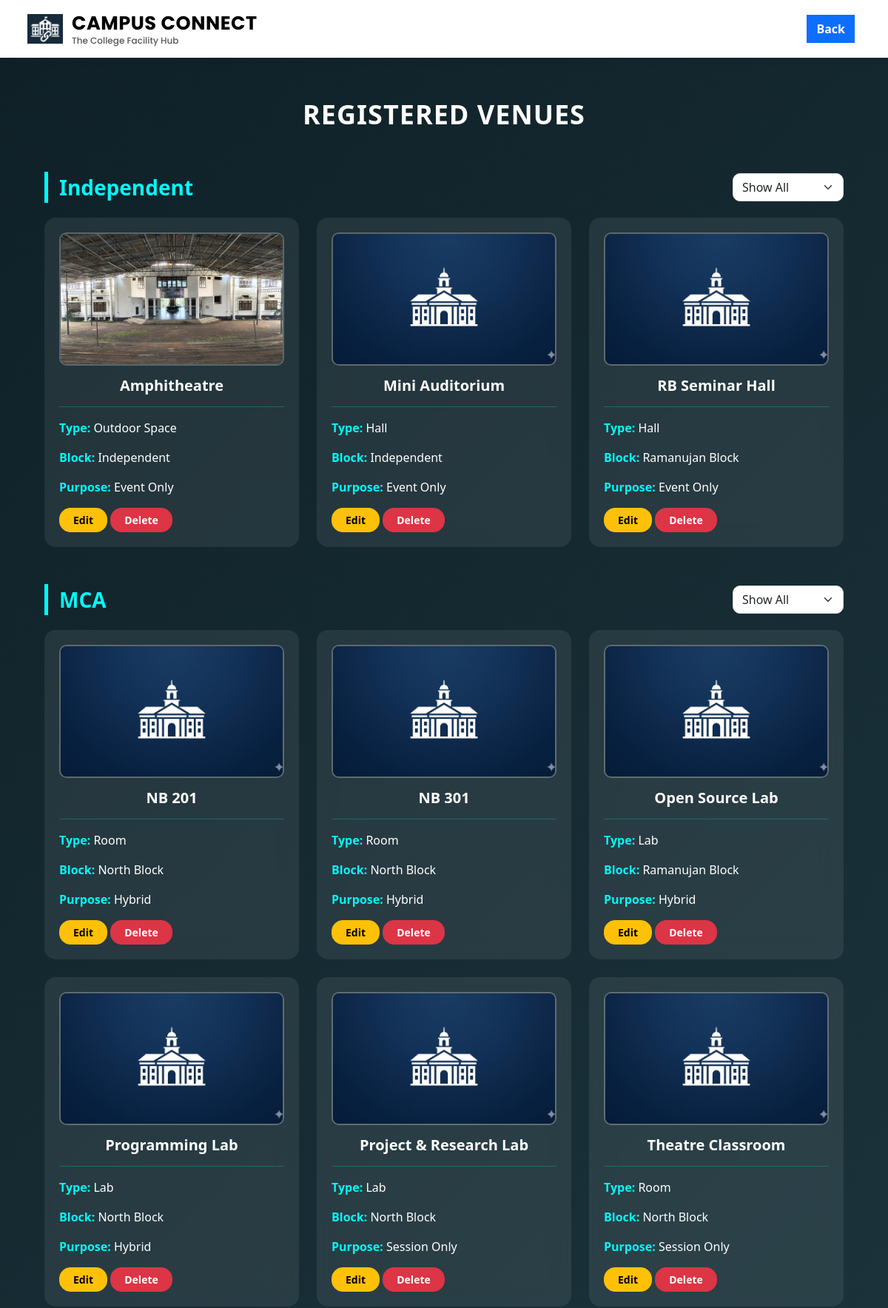
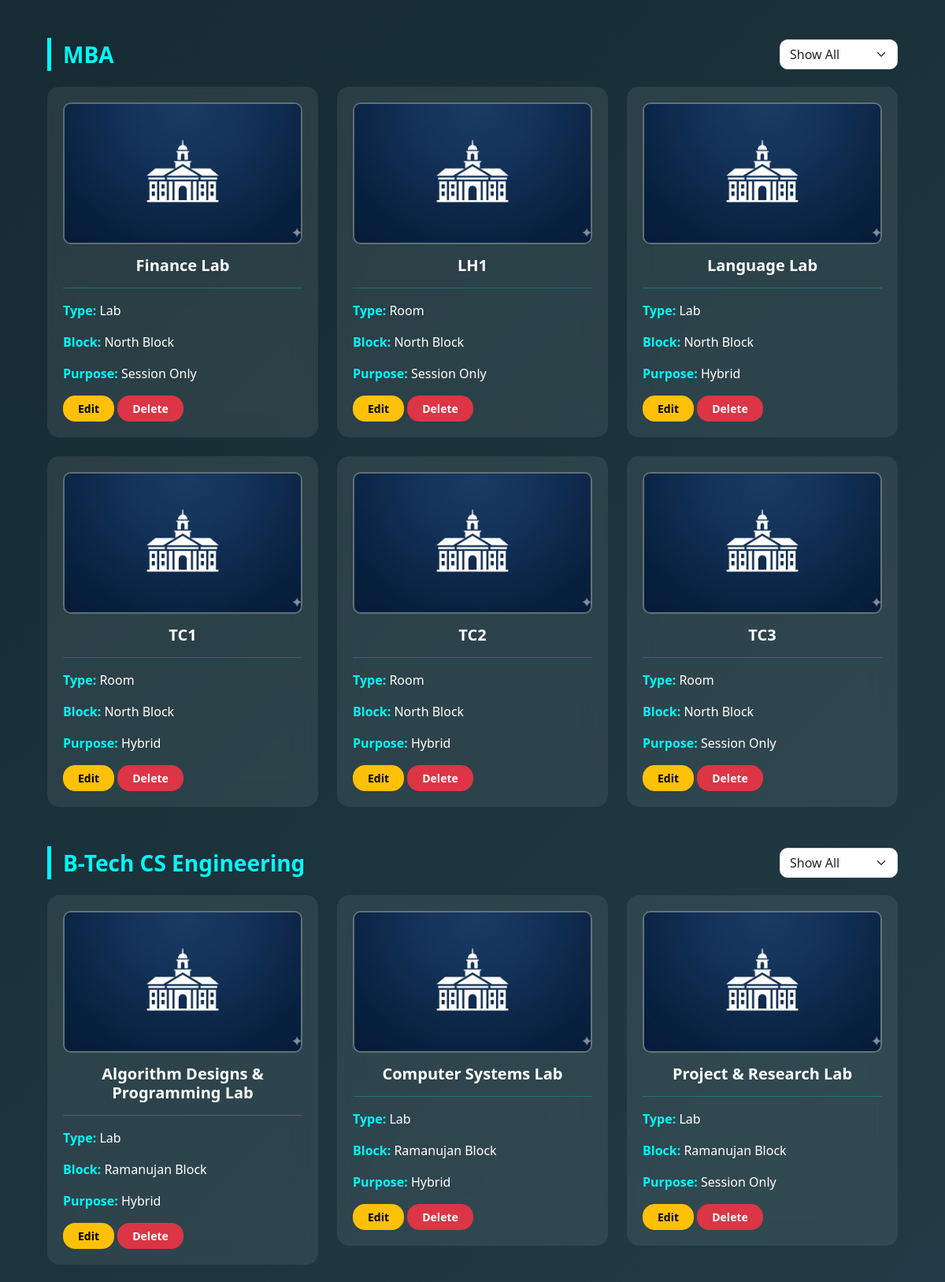
/admin/view_venues (signed in, upper part), run on the app's committed database (2 pictures, top to bottom).
### tables this page shows
CREATE TABLE venues (
        venue_id INTEGER PRIMARY KEY AUTOINCREMENT,
        name TEXT NOT NULL,
        type TEXT NOT NULL,
        department TEXT NOT NULL,
        block TEXT NOT NULL,
        photo TEXT,
        purpose TEXT NOT NULL,
        created_at TIMESTAMP DEFAULT CURRENT_TIMESTAMP
    );

### app.py (the view)
@app.route('/admin/view_venues')
def admin_view_venues():
    if 'user_id' not in session or session['role'] != 'admin':
        return redirect('/login')
    conn = get_connection()
    cursor = conn.cursor()
    cursor.execute("""
        SELECT *
        FROM venues
        ORDER BY department, name
    """)
    venues = cursor.fetchall()
    conn.close()
    categorized = {
        "Independent": [],
        "MCA": [],
        "MBA": [],
        "B-Tech CS Engineering": [],
        "B-Tech Mechanical Engineering": [],
        "B-Tech E&E Engineering": []
    }
    for v in venues:
        dept = v['department']
        if dept in categorized:
            categorized[dept].append(v)
    return render_template(
        "admin_view_venues.html",
        categorized=categorized
    )

### app.py (called while the page is built)
def get_connection():
    conn = sqlite3.connect("campus_connect.db")
    conn.row_factory = sqlite3.Row
    conn.execute("PRAGMA foreign_keys = ON")  # 🔥 ensure cascade always works
    return conn

### templates/admin_view_venues.html (shortened to what this page needs)
<!DOCTYPE html>
<html lang="en">
<head>
    <link href="https://cdn.jsdelivr.net/npm/bootstrap@5.3.2/dist/css/bootstrap.min.css" rel="stylesheet">
    <link rel="stylesheet" href="{{ url_for('static', filename='css/style.css') }}">
</head>
<body class="p-5">
<nav class="navbar navbar-expand-lg navbar-light custom-navbar fixed-top">
    <div class="container-fluid">
        <div class="navbar-brand d-flex align-items-center">
            <img src="{{ url_for('static', filename='images/logo.png') }}" class="logo-img">
            <div class="brand-text">
                <span class="brand-title">CAMPUS CONNECT</span>
                <span class="brand-tagline">The College Facility Hub</span>
            </div>
        </div>
        <div class="ms-auto">
            <a href="{{ url_for('admin_manage_venues') }}" class="btn btn-primary me-2"><b>Back</b></a>
        </div>
    </div>
</nav>
<div class="dashboard-title">
    <b>REGISTERED VENUES</b>
</div>
<div class="container">
{% for department, venues in categorized.items() %}
    <div class="category-header">
        <div class="category-title">
            {{ department }}
        </div>
        <select class="form-select filter-select"
            onchange="filterVenues(this, '{{ department|replace(' ','_') }}')">
            <option value="all">Show All</option>
        </select>
    </div>
    <div class="row g-4 venue-group" id="group-{{ department|replace(' ','_') }}">
    {% if venues %}
        {% for venue in venues %}
            {% if venue.type in ['Room','Lab','Hall','Outdoor Space'] %}
            <div class="col-md-4 venue-item" data-type="{{ venue.type }}">
                <div class="venue-card">
                    {% if venue.photo %}
                        <img src="{{ url_for('static', filename='uploads/' + venue.photo) }}" class="venue-img">
                    {% else %}
                        <img src="{{ url_for('static', filename='images/default-venue.png') }}" class="venue-img">
                    {% endif %}
                    <div class="mb-2 text-center">
                        <h5><b>{{ venue.name }}</b></h5>
                    </div>
                    <hr style="border-color: #03f8f8;">
                    <p><font color="#03f8f8"><b>Type:</b></font> {{ venue.type }}</p>
                    <p><font color="#03f8f8"><b>Block:</b></font> {{ venue.block }}</p>
                    <p><font color="#03f8f8"><b>Purpose:</b></font> {{ venue.purpose }}</p>
                    <a href="{{ url_for('admin_edit_venue', venue_id=venue.venue_id) }}" class="btn btn-warning btn-custom">
                        <b>Edit</b>
                    </a>
                    <button class="btn btn-danger btn-custom" onclick="openDeleteModal('{{ url_for('delete_venue', id=venue.venue_id) }}')">
                        <b>Delete</b>
                    </button>
                </div>
            </div>
            {% endif %}
        {% endfor %}
    {% else %}
        <p class="ms-3 text-light">No venues in this department.</p>
    {% endif %}
    </div>
{% endfor %}
</div>
</body>
</html>

### static/css/style.css (style rules this page uses)
body { margin: 0; padding: 0; font-family: 'Segoe UI', Tahoma, Geneva, Verdana, sans-serif; }
.custom-navbar { background-color: #ffffff; padding: 10px 25px; box-shadow: 0 2px 10px rgba(0, 0, 0, 0.08); z-index: 1000; }
.logo-img { width: 48px; height: 48px; object-fit: contain; margin-right: 12px; }
.brand-text { display: flex; flex-direction: column; line-height: 1.1; }
.brand-title { font-family: 'Poppins', sans-serif; font-size: 1.6rem; font-weight: 700; color: black; letter-spacing: 0.5px; }
.brand-tagline { font-size: 0.75rem; font-family: 'Poppins', sans-serif; font-weight: 500; color: #555; margin-top: 3px; }
.btn { border-radius: 0 !important; font-family: 'Segoe UI', Tahoma, Geneva, Verdana, sans-serif; }

### templates/admin_view_venues.html (style rules this page uses)
body { font-family: 'Segoe UI', Tahoma, Geneva, Verdana, sans-serif; background: linear-gradient(135deg,#0f2027,#203a43,#2c5364); min-height: 100vh; color: white; }
.dashboard-title { font-weight: 700; font-size: 36px; text-align: center; margin-top: 80px; margin-bottom: 50px; letter-spacing: 1px; }
.category-header { display: flex; justify-content: space-between; align-items: center; margin-top: 50px; margin-bottom: 20px; }
.category-title { font-size: 28px; font-weight: 700; color: #03f8f8; border-left: 5px solid #03f8f8; padding-left: 15px; margin: 0; }
.venue-card { background: rgba(255,255,255,0.08); backdrop-filter: blur(15px); border-radius: 15px; padding: 20px; transition: 0.3s ease; text-align: left; }
.venue-img { border-radius: 10px !important; width: 100%; height: 180px; object-fit: cover; margin-bottom: 15px; border: 2px solid rgba(255,255,255,0.25); }
.filter-select { width: 150px; border-radius: 10px; }
.btn-custom { border-radius: 15px !important; padding: 5px 18px; font-size: 14px; }

### data on the page
venues: photo (picture), name "Amphitheatre", type "Outdoor Space", block "Independent", purpose "Event Only"
venues: name "Mini Auditorium", type "Hall", block "Independent", purpose "Event Only"
venues: name "RB Seminar Hall", type "Hall", block "Ramanujan Block", purpose "Event Only"
venues: name "NB 201", type "Room", block "North Block", purpose "Hybrid"
venues: name "NB 301", type "Room", block "North Block", purpose "Hybrid"
venues: name "Open Source Lab", type "Lab", block "Ramanujan Block", purpose "Hybrid"
venues: name "Programming Lab", type "Lab", block "North Block", purpose "Hybrid"
venues: name "Project & Research Lab", type "Lab", block "North Block", purpose "Session Only"
venues: name "Theatre Classroom", type "Room", block "North Block", purpose "Session Only"
venues: name "Finance Lab", type "Lab", block "North Block", purpose "Session Only"
venues: name "LH1", type "Room", block "North Block", purpose "Session Only"
venues: name "Language Lab", type "Lab", block "North Block", purpose "Hybrid"
venues: name "TC1", type "Room", block "North Block", purpose "Hybrid"
venues: name "TC2", type "Room", block "North Block", purpose "Hybrid"
venues: name "TC3", type "Room", block "North Block", purpose "Session Only"
venues: name "Algorithm Designs & Programming Lab", type "Lab", block "Ramanujan Block", purpose "Hybrid"
venues: name "Computer Systems Lab", type "Lab", block "Ramanujan Block", purpose "Hybrid"
venues: name "Project & Research Lab", type "Lab", block "Ramanujan Block", purpose "Session Only"

### other printed values
{{ department }} "Independent" "MCA" "MBA" "B-Tech CS Engineering"
